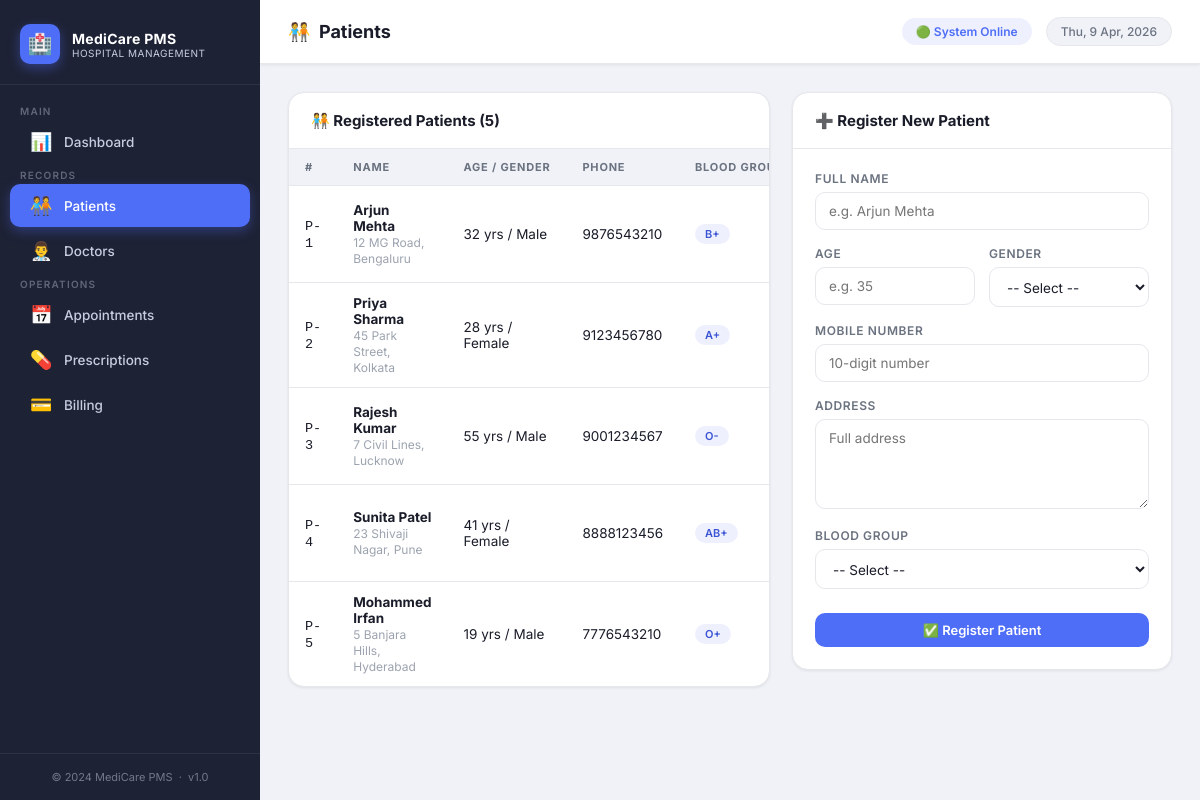
Page /patients on the committed database.
### tables this page shows
CREATE TABLE patients (
    patient_id   INTEGER PRIMARY KEY AUTOINCREMENT,
    name         TEXT    NOT NULL,
    age          INTEGER NOT NULL CHECK (age > 0 AND age < 150),
    gender       TEXT    NOT NULL CHECK (gender IN ('Male', 'Female', 'Other')),
    phone        TEXT    NOT NULL UNIQUE,
    address      TEXT    NOT NULL,
    blood_group  TEXT    NOT NULL CHECK (blood_group IN ('A+','A-','B+','B-','AB+','AB-','O+','O-')),
    created_at   TEXT    NOT NULL DEFAULT (datetime('now','localtime'))
);

### app.py (the view)
@app.route('/patients')
def patients():
    all_patients = db.get_all_patients()
    return render_template('patients.html', patients=all_patients)

### database.py (called while the page is built)
def get_connection():
    conn = sqlite3.connect(DB_PATH)
    conn.row_factory = sqlite3.Row        # access columns by name
    conn.execute("PRAGMA foreign_keys = ON")
    return conn

def get_all_patients():
    conn = get_connection()
    rows = conn.execute(
        "SELECT * FROM patients ORDER BY created_at DESC"
    ).fetchall()
    conn.close()
    return rows

### templates/patients.html (shortened to what this page needs)
{% extends "base.html" %}
{% block page_icon %}🧑‍🤝‍🧑{% endblock %}
{% block page_title %}Patients{% endblock %}
{% block content %}
<div class="two-col">
  <div class="card">
    <div class="card-header">
      <span class="card-title">🧑‍🤝‍🧑 Registered Patients ({{ patients|length }})</span>
    </div>
    <div class="table-responsive">
      <table>
        <thead>
          <tr>
            <th>#</th>
            <th>Name</th>
            <th>Age / Gender</th>
            <th>Phone</th>
            <th>Blood Group</th>
          </tr>
        </thead>
        <tbody>
          {% if patients %}
            {% for p in patients %}
            <tr>
              <td><code>P-{{ p.patient_id }}</code></td>
              <td>
                <strong>{{ p.name }}</strong><br>
                <span class="text-muted">{{ p.address[:35] }}{% if p.address|length > 35 %}…{% endif %}</span>
              </td>
              <td>{{ p.age }} yrs / {{ p.gender }}</td>
              <td>{{ p.phone }}</td>
              <td>
                <span class="badge badge-primary">{{ p.blood_group }}</span>
              </td>
            </tr>
            {% endfor %}
          {% endif %}
        </tbody>
      </table>
    </div>
  </div>
  <div class="card">
    <div class="card-header">
      <span class="card-title">➕ Register New Patient</span>
    </div>
    <div class="card-body">
      <form method="POST" action="{{ url_for('add_patient') }}" data-validate="true">
        <div class="form-group">
          <label for="pat-name">Full Name</label>
          <input type="text" id="pat-name" name="name"
                 placeholder="e.g. Arjun Mehta" required />
        </div>
        <div class="form-row">
          <div class="form-group">
            <label for="pat-age">Age</label>
            <input type="number" id="pat-age" name="age"
                   min="1" max="149" placeholder="e.g. 35"
                   required data-type="age" />
          </div>
          <div class="form-group">
            <label for="pat-gender">Gender</label>
            <select id="pat-gender" name="gender" required>
              <option value="">-- Select --</option>
            </select>
          </div>
        </div>
        <div class="form-group">
          <label for="pat-phone">Mobile Number</label>
          <input type="tel" id="pat-phone" name="phone"
                 placeholder="10-digit number" required data-type="phone" />
        </div>
        <div class="form-group">
          <label for="pat-address">Address</label>
          <textarea id="pat-address" name="address"
                    placeholder="Full address" required></textarea>
        </div>
        <div class="form-group">
          <label for="pat-blood">Blood Group</label>
          <select id="pat-blood" name="blood_group" required>
            <option value="">-- Select --</option>
          </select>
        </div>
        <button type="submit" class="btn btn-primary btn-block" style="margin-top:8px">
          ✅ Register Patient
        </button>
      </form>
    </div>
  </div>
</div>
{% endblock %}

### static/style.css (style rules this page uses)
:root { --primary: #4f6ef7; --primary-dark: #3b55d4; --primary-light: #eef0fe; --secondary: #10b981; --secondary-light:#d1fae5; --danger: #ef4444; --danger-light: #fee2e2; --warning: #f59e0b; --warning-light: #fef3c7; --info: #3b82f6; --info-light: #dbeafe; --bg: #f0f2f8; --surface: #ffffff; --sidebar-bg: #1e2235; --sidebar-text: #c7cde0; --sidebar-hover: #2d3452; --sidebar-active: #4f6ef7; --sidebar-width: 260px; --text-primary: #1a1d29; --text-secondary: #6b7280; --text-muted: #9ca3af; --border: #e5e7eb; --border-focus: #4f6ef7; --radius-sm: 6px; --radius-md: 10px; --radius-lg: 16px; --radius-xl: 24px; --shadow-sm: 0 1px 3px rgba(0,0,0,.08); --shadow-md: 0 4px 16px rgba(0,0,0,.10); --shadow-lg: 0 8px 32px rgba(0,0,0,.14); --transition: all .22s cubic-bezier(.4,0,.2,1); }
*, *::before, *::after { box-sizing: border-box; margin: 0; padding: 0; }
html { scroll-behavior: smooth; }
body { font-family: 'Inter', system-ui, sans-serif; font-size: 14px; background: var(--bg); color: var(--text-primary); min-height: 100vh; display: flex; }
button { cursor: pointer; font-family: inherit; }
.card { background: var(--surface); border-radius: var(--radius-lg); border: 1px solid var(--border); box-shadow: var(--shadow-sm); overflow: hidden; }
.card-header { display: flex; align-items: center; justify-content: space-between; padding: 18px 22px; border-bottom: 1px solid var(--border); }
.card-title { font-size: 15px; font-weight: 700; color: var(--text-primary); display: flex; align-items: center; gap: 8px; }
.card-body { padding: 22px; }
.two-col { display: grid; grid-template-columns: 1fr 380px; gap: 22px; align-items: start; }
.table-responsive { overflow-x: auto; }
table { width: 100%; border-collapse: collapse; font-size: 13.5px; }
thead th { background: var(--bg); color: var(--text-secondary); font-size: 11px; font-weight: 700; text-transform: uppercase; letter-spacing: .8px; padding: 11px 16px; text-align: left; border-bottom: 1px solid var(--border); white-space: nowrap; }
tbody tr { border-bottom: 1px solid var(--border); transition: var(--transition); }
tbody tr:last-child { border-bottom: none; }
td { padding: 12px 16px; vertical-align: middle; }
.badge { display: inline-flex; align-items: center; gap: 5px; padding: 3px 10px; border-radius: 999px; font-size: 11px; font-weight: 600; text-transform: capitalize; white-space: nowrap; }
.badge-primary { background: var(--primary-light); color: var(--primary-dark); }
.btn { display: inline-flex; align-items: center; gap: 7px; padding: 9px 18px; border-radius: var(--radius-md); font-size: 13px; font-weight: 600; border: none; cursor: pointer; transition: var(--transition); white-space: nowrap; }
.btn-primary { background: var(--primary); color: #fff; }
.btn-block { width: 100%; justify-content: center; }
.form-group { margin-bottom: 16px; }
label { display: block; font-size: 12px; font-weight: 600; color: var(--text-secondary); text-transform: uppercase; letter-spacing: .6px; margin-bottom: 6px; }
input[type="text"], input[type="number"], input[type="email"], input[type="tel"], input[type="date"], input[type="time"], select, textarea { width: 100%; padding: 10px 13px; border: 1.5px solid var(--border); border-radius: var(--radius-md); font-size: 13.5px; font-family: inherit; color: var(--text-primary); background: var(--surface); transition: var(--transition); outline: none; }
textarea { min-height: 90px; resize: vertical; }
.form-row { display: grid; grid-template-columns: 1fr 1fr; gap: 14px; }
.text-muted { color: var(--text-muted); font-size: 12px; }

### rows in the picture
patients: patient_id "1", name "Arjun Mehta", address "12 MG Road, Bengaluru", age "32", gender "Male", phone "9876543210", blood_group "B+"
patients: patient_id "2", name "Priya Sharma", address "45 Park Street, Kolkata", age "28", gender "Female", phone "9123456780", blood_group "A+"
patients: patient_id "3", name "Rajesh Kumar", address "7 Civil Lines, Lucknow", age "55", gender "Male", phone "9001234567", blood_group "O-"
patients: patient_id "4", name "Sunita Patel", address "23 Shivaji Nagar, Pune", age "41", gender "Female", phone "8888123456", blood_group "AB+"
patients: patient_id "5", name "Mohammed Irfan", address "5 Banjara Hills, Hyderabad", age "19", gender "Male", phone "7776543210", blood_group "O+"

### other values in the picture
{{ patients|length }} "5"
